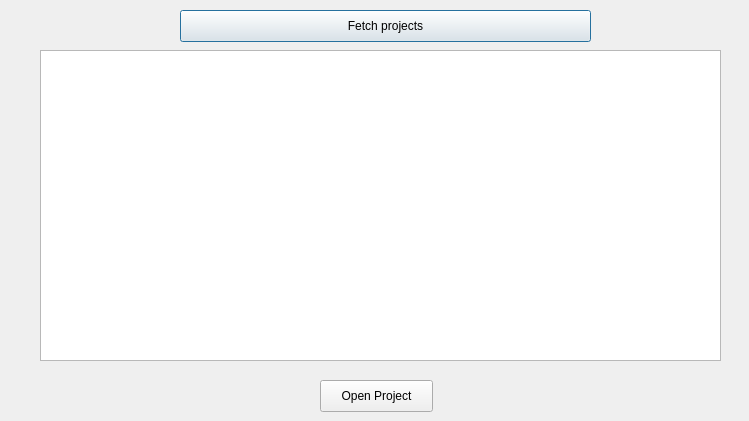
<?xml version="1.0" encoding="UTF-8"?>
<ui version="4.0">
 <class>projectDialog</class>
 <widget class="QDialog" name="projectDialog">
  <property name="geometry">
   <rect>
    <x>0</x>
    <y>0</y>
    <width>749</width>
    <height>421</height>
   </rect>
  </property>
  <property name="windowTitle">
   <string>Project List</string>
  </property>
  <widget class="QTableView" name="projectTableView">
   <property name="geometry">
    <rect>
     <x>40</x>
     <y>50</y>
     <width>681</width>
     <height>311</height>
    </rect>
   </property>
  </widget>
  <widget class="QPushButton" name="fetchProjectsButton">
   <property name="geometry">
    <rect>
     <x>180</x>
     <y>10</y>
     <width>411</width>
     <height>32</height>
    </rect>
   </property>
   <property name="text">
    <string>Fetch projects</string>
   </property>
  </widget>
  <widget class="QPushButton" name="openProjectButton">
   <property name="geometry">
    <rect>
     <x>320</x>
     <y>380</y>
     <width>113</width>
     <height>32</height>
    </rect>
   </property>
   <property name="text">
    <string>Open Project</string>
   </property>
  </widget>
 </widget>
 <resources/>
 <connections/>
</ui>
